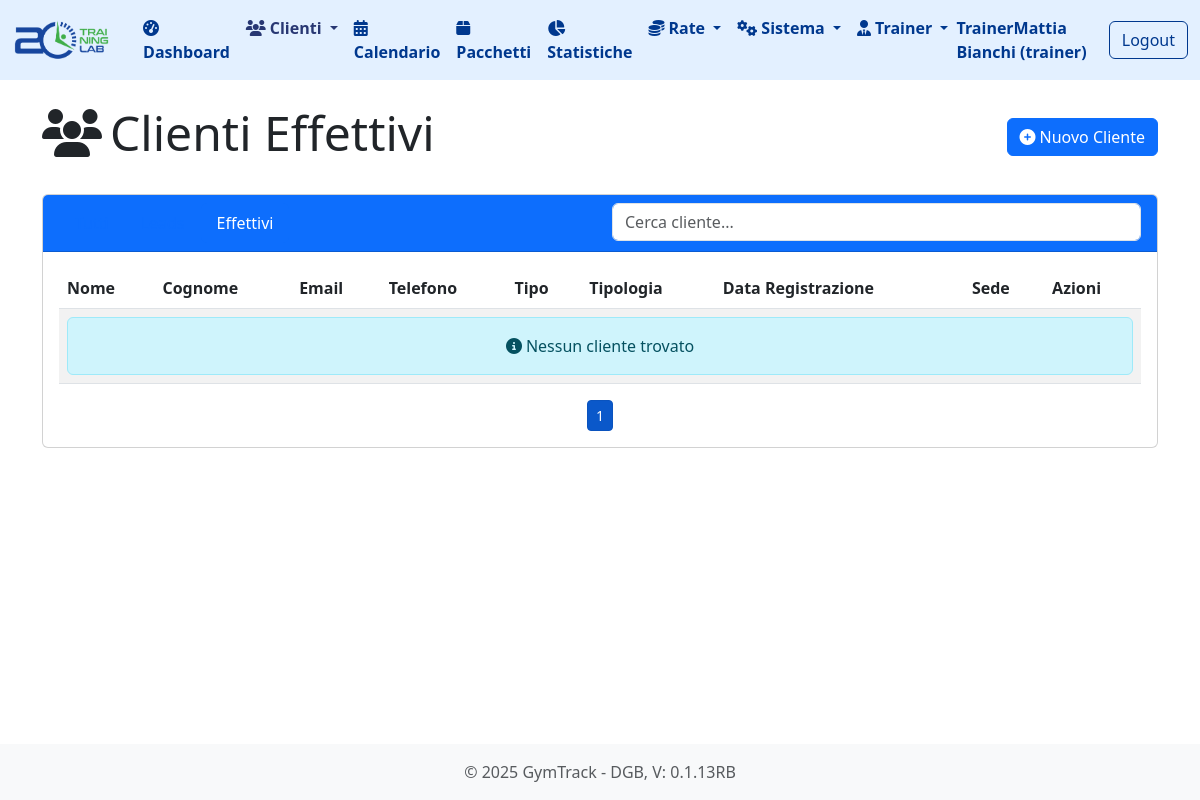
The page /clienti?tipo=effettivo (signed in) on the database as committed earlier.
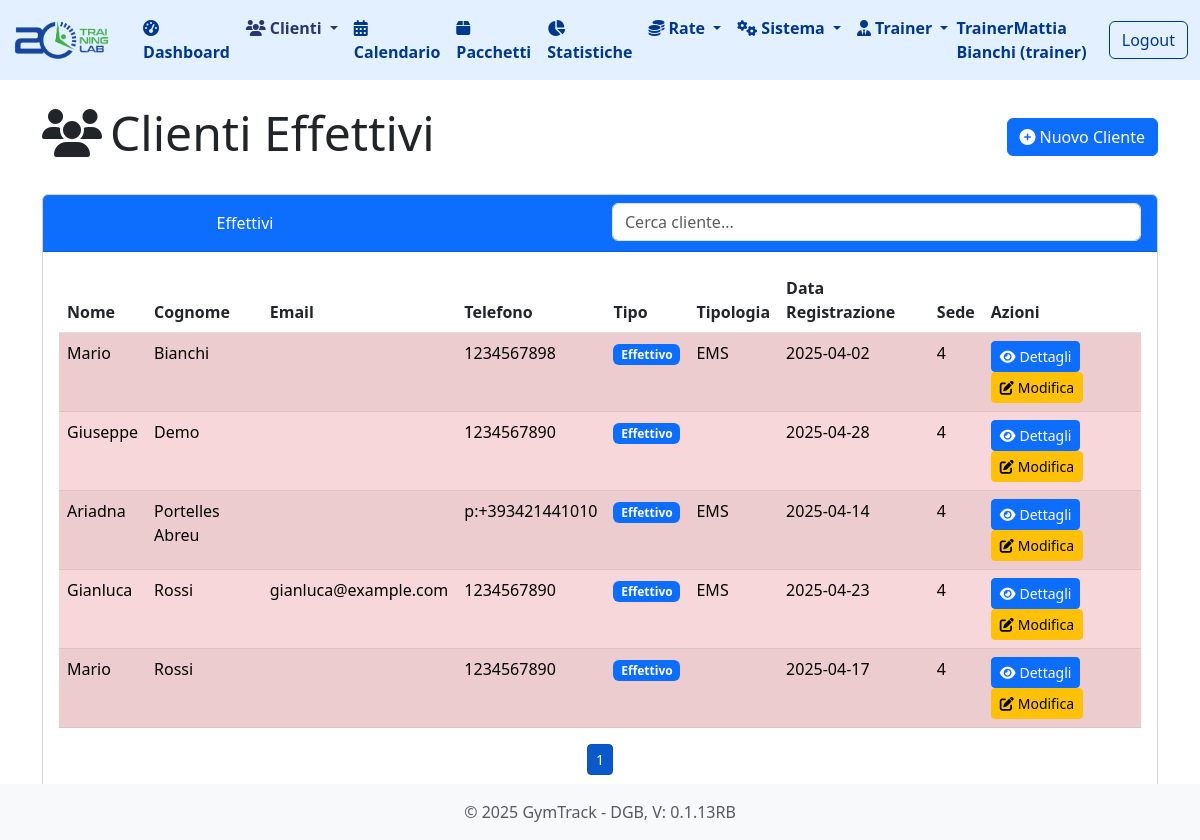
The same page on the database as committed later.
### tables this page shows
CREATE TABLE utenti (
                id INTEGER PRIMARY KEY AUTOINCREMENT,
                nome TEXT NOT NULL,
                cognome TEXT NOT NULL,
                email TEXT UNIQUE NOT NULL,
                password TEXT NOT NULL,
                ruolo TEXT NOT NULL DEFAULT 'staff',
                attivo BOOLEAN NOT NULL DEFAULT 1,
                data_creazione TIMESTAMP DEFAULT CURRENT_TIMESTAMP
            );

CREATE TABLE "clienti" (
                    id INTEGER PRIMARY KEY AUTOINCREMENT,
                    nome TEXT NOT NULL,
                    cognome TEXT NOT NULL,
                    email TEXT,
                    telefono TEXT,
                    data_nascita TEXT,
                    indirizzo TEXT,
                    citta TEXT,
                    cap TEXT,
                    note TEXT,
                    tipo TEXT NOT NULL,  -- 'lead' o 'effettivo'
                    codice_fiscale TEXT, -- New field for tax code
                    data_registrazione TEXT NOT NULL
                , sede_id INTEGER DEFAULT 1, tipologia TEXT, taglia_gambe TEXT, taglia_braccia TEXT, taglia_giubotto TEXT, taglia_cintura TEXT, obiettivo_cliente TEXT, provenienza TEXT);

### routes/clienti.py (the view, shortened to what this page needs)
@clienti_bp.route('/clienti')
def lista_clienti():
    tipo = request.args.get('tipo', 'tutti')
    user_role = session.get('user_role')
    user_email = session.get('user_email')
    sede_ids = []
    if user_role == 'sede':
        sede = db.get_sede_by_email(user_email)
        if sede:
            sede_ids.append(sede['id'])
    elif user_role == 'trainer':
        sede = db.get_sede_by_trainer_email(user_email)
        if sede:
            sede_ids.append(sede['id'])
    elif user_role == 'societa':
        societa = db.get_societa_by_email(user_email)
        if societa:
            sedi = db.get_sedi_by_societa(societa['id'])
            sede_ids.extend([sede['id'] for sede in sedi])
    elif user_role == 'area manager':
        societa = db.get_societa_by_area_manager_email(user_email)
        for company in societa:
            sedi = db.get_sedi_by_societa(company['id'])
            sede_ids.extend([sede['id'] for sede in sedi])
    sede_ids = [sede_id for sede_id in sede_ids if sede_id is not None]
    print(f"Filtered sede_ids: {sede_ids}")
    if not sede_ids:
        clienti = []
        titolo = "Nessun Cliente Disponibile"
    else:
        if tipo == 'lead':
            clienti = db.get_leads(sede_ids)
            titolo = "Clienti Lead"
        elif tipo == 'effettivo':
            clienti = db.get_clienti_effettivi(sede_ids)
            titolo = "Clienti Effettivi"
        else:
            clienti = db.get_all_clienti(sede_ids)
            titolo = "Tutti i Clienti"
    oggi = date.today().strftime('%Y-%m-%d')
    clienti_ids = [c['id'] for c in clienti]
    clienti_senza_appuntamenti = set(clienti_ids)
    if clienti_ids:
        appuntamenti = db.get_appointments_by_clienti(clienti_ids, oggi)
        clienti_con_appuntamenti = set([a['client_id'] for a in appuntamenti if a['date_time'].date() >= date.today()])
        clienti_senza_appuntamenti = set(clienti_ids) - clienti_con_appuntamenti
    else:
        clienti_senza_appuntamenti = set()
    return render_template('clienti/lista.html', clienti=clienti, titolo=titolo, tipo_attivo=tipo, clienti_senza_appuntamenti=clienti_senza_appuntamenti )

### app.py (called while the page is built)
@app.before_request
def setup():
    db.init_db()
    db.create_user_tables()
    g.hierarchy = db.build_hierarchy(session.get('user_role'), session.get('user_email'))

### database.py (called while the page is built, shortened)
def get_db_connection():
    conn = sqlite3.connect(DATABASE_PATH)
    conn.row_factory = sqlite3.Row
    return conn

def init_db():
    if os.path.exists(DATABASE_PATH):
        return

def get_clienti_effettivi(sede_ids=None):
    conn = get_db_connection()
    if sede_ids:
        placeholders = ','.join('?' for _ in sede_ids)
        query = f"SELECT * FROM clienti WHERE tipo = 'effettivo' AND sede_id IN ({placeholders}) ORDER BY cognome, nome"
        clienti = conn.execute(query, sede_ids).fetchall()
    else:
        clienti = conn.execute("SELECT * FROM clienti WHERE tipo = 'effettivo' ORDER BY cognome, nome").fetchall()
    conn.close()
    return clienti

def get_user_by_email(email):
    conn = get_db_connection()
    try:
        query = 'SELECT * FROM utenti WHERE email = ?'
        user = conn.execute(query, (email,)).fetchone()
        return dict(user) if user else None
    finally:
        conn.close()

def get_sede_by_trainer_email(email):
    conn = get_db_connection()
    trainer = conn.execute('SELECT * FROM trainer WHERE email = ?', (email,)).fetchone()
    if trainer:
        sede = conn.execute('SELECT * FROM sede WHERE id = ?', (trainer['sede_id'],)).fetchone()
    else:
        sede = None
    conn.close()
    return sede

def get_appointments_by_clienti(clienti_ids, start_date):
    conn = get_db_connection()
    try:
        end_date = (datetime.strptime(start_date, '%Y-%m-%d') + timedelta(days=60)).strftime('%Y-%m-%d')
        placeholders = ','.join('?' for _ in clienti_ids)
        query = f'''
            SELECT a.*, c.nome || ' ' || c.cognome AS client_name
            FROM appointments a
            JOIN clienti c ON a.client_id = c.id
            WHERE a.client_id IN ({placeholders})
            AND a.date_time >= ?
            ORDER BY a.date_time ASC
        '''
        params = clienti_ids + [start_date]
        appointments = conn.execute(query, params).fetchall()
        parsed_appointments = []
        return parsed_appointments
    finally:
        conn.close()

### templates/clienti/lista.html (shortened to what this page needs)
{% extends 'base.html' %}
{% block content %}
<div class="d-flex justify-content-between align-items-center mb-4">
    <div>
        <h1 class="display-5">
            <i class="fas fa-users me-2"></i>{{ titolo }}
        </h1>
    </div>
    <div>
        <a href="{{ url_for('clienti.nuovo_cliente') }}" class="btn btn-primary">
            <i class="fas fa-plus-circle me-1"></i>Nuovo Cliente
        </a>
    </div>
</div>
<div class="card mb-4">
    <div class="card-header bg-primary text-white">
        <div class="row">
            <div class="col-md-6">
                <ul class="nav nav-pills nav-pills-white">
                    <li class="nav-item">
                        <a class="nav-link {% if tipo_attivo == 'tutti' %}active{% endif %}"
                           href="{{ url_for('clienti.lista_clienti') }}">Tutti</a>
                    </li>
                    <li class="nav-item">
                        <a class="nav-link {% if tipo_attivo == 'lead' %}active{% endif %}"
                           href="{{ url_for('clienti.lista_clienti', tipo='lead') }}">Leads</a>
                    </li>
                    <li class="nav-item">
                        <a class="nav-link {% if tipo_attivo == 'effettivo' %}active{% endif %}"
                           href="{{ url_for('clienti.lista_clienti', tipo='effettivo') }}">Effettivi</a>
                    </li>
                </ul>
            </div>
            <div class="col-md-6">
                <input type="text" id="filtroCliente" class="form-control" placeholder="Cerca cliente...">
            </div>
        </div>
    </div>
    <div class="card-body">
        <div class="table-responsive">
            <table class="table table-striped table-hover">
                <thead>
                    <tr>
                        <th>Nome</th>
                        <th>Cognome</th>
                        <th>Email</th>
                        <th>Telefono</th>
                        <th>Tipo</th>
                        <th>Tipologia</th>
                        <th>Data Registrazione</th>
                        <th>Sede</th>
                        <th>Azioni</th>
                    </tr>
                </thead>
                <tbody id="tabellaClienti">
                    {% if clienti|length > 0 %}
                        {% for cliente in clienti %}
                            <tr {% if cliente.id in clienti_senza_appuntamenti %}class="table-danger"{% endif %}>
                                <td>{{ cliente.nome }}</td>
                                <td>{{ cliente.cognome }}</td>
                                <td>{{ cliente.email }}</td>
                                <td>{{ cliente.telefono }}</td>
                                <td>
                                    {% if cliente.tipo == 'lead' %}
                                        <span class="badge bg-success">Lead</span>
                                    {% else %}
                                        <span class="badge bg-primary">Effettivo</span>
                                    {% endif %}
                                </td>
                                <td>{{ cliente.tipologia }}</td>
                                <td>{{ cliente.data_registrazione }}</td>
                                <td>{{ cliente.sede_id }}</td>
                                <td>
                                    <a href="{{ url_for('clienti.dettaglio_cliente', cliente_id=cliente.id) }}" class="btn btn-sm btn-primary">
                                        <i class="fas fa-eye me-1"></i>Dettagli
                                    </a>
                                    <a href="{{ url_for('clienti.modifica_cliente', cliente_id=cliente.id) }}" class="btn btn-sm btn-warning">
                                        <i class="fas fa-edit me-1"></i>Modifica
                                    </a>
                                </td>
                            </tr>
                        {% endfor %}
                    {% else %}
                        <tr>
                            <td colspan="9" class="text-center">
                                <div class="alert alert-info mb-0">
                                    <i class="fas fa-info-circle me-1"></i>Nessun cliente trovato
                                </div>
                            </td>
                        </tr>
                    {% endif %}
                </tbody>
            </table>
            <div id="paginationControls" class="mt-3 d-flex justify-content-center"></div>
        </div>
    </div>
</div>
{% endblock %}

### templates/base.html (shortened to what this page needs)
<!DOCTYPE html>
<html lang="it">
<head>
    <link rel="stylesheet" href="https://cdnjs.cloudflare.com/ajax/libs/bootstrap/5.3.0/css/bootstrap.min.css">
    <link rel="stylesheet" href="https://cdnjs.cloudflare.com/ajax/libs/font-awesome/6.4.0/css/all.min.css">
    <link href="https://cdn.jsdelivr.net/npm/fullcalendar@5.11.3/main.min.css" rel="stylesheet">
</head>
<body>
    <nav class="navbar navbar-expand-lg navbar-light" style="background-color: #e3f0ff;">
        <div class="container-fluid">
            <a class="navbar-brand" href="{{ url_for('index') }}">
                <img src="{{ url_for('static', filename='images/logo.png') }}" alt="GymTrack" style="height:42px; width:auto; margin-right:8px; vertical-align:middle;">
            </a>
            <div class="collapse navbar-collapse" id="navbarNav">
                <ul class="navbar-nav">
                    <li class="nav-item">
                        <a class="nav-link text-primary fw-bold {% if request.path == url_for('index') %}active{% endif %}" href="{{ url_for('index') }}">
                            <i class="fas fa-tachometer-alt me-1"></i>Dashboard
                        </a>
                    </li>
                    <li class="nav-item dropdown">
                        <a class="nav-link text-primary fw-bold dropdown-toggle {% if '/clienti' in request.path %}active{% endif %}" href="#" role="button" data-bs-toggle="dropdown">
                            <i class="fas fa-users me-1"></i>Clienti
                        </a>
                    </li>
                    <li class="nav-item">
                        <a class="nav-link text-primary fw-bold {% if request.path == url_for('appuntamenti.trainer_calendar') %}active{% endif %}" href="{{ url_for('appuntamenti.trainer_calendar') }}">
                            <i class="fas fa-calendar-alt me-1"></i>Calendario
                        </a>
                    </li>
                    <li class="nav-item">
                        <a class="nav-link text-primary fw-bold {% if '/pacchetti' in request.path %}active{% endif %}" href="{{ url_for('pacchetti.lista_pacchetti') }}">
                            <i class="fas fa-box me-1"></i>Pacchetti
                        </a>
                    </li>
                    <li class="nav-item">
                        <a class="nav-link text-primary fw-bold {% if '/statistiche' in request.path %}active{% endif %}" href="{{ url_for('stats.statistiche') }}">
                            <i class="fas fa-chart-pie me-1"></i>Statistiche
                        </a>
                    </li>
                    <li class="nav-item dropdown">
                        <a class="nav-link text-primary fw-bold dropdown-toggle {% if request.path == url_for('rate.calendario') or request.path == url_for('rate.scadenziario') %}active{% endif %}"
                           href="#"
                           role="button"
                           data-bs-toggle="dropdown">
                            <i class="fas fa-coins me-1"></i>Rate
                        </a>
                    </li>
                    <li class="nav-item dropdown">
                        <a class="nav-link text-primary fw-bold dropdown-toggle {% if request.path == url_for('gerarchie.hierarchy') or request.path == url_for('gerarchie.all_utenti') %}active{% endif %}"
                           href="#"
                           role="button"
                           data-bs-toggle="dropdown">
                            <i class="fas fa-cogs me-1"></i>Sistema
                        </a>
                    </li>
                    <li class="nav-item dropdown">
                        <a class="nav-link text-primary fw-bold dropdown-toggle {% if '/trainer' in request.path %}active{% endif %}" href="#" role="button" data-bs-toggle="dropdown">
                            <i class="fas fa-user-tie me-1"></i>Trainer
                        </a>
                    </li>
                </ul>
                <div class="ms-auto d-flex align-items-center">
                    {% if session.user_name %}
                        <span class="navbar-text text-primary fw-bold me-3">
                            {{ session.user_name }} ({{ session.user_role }})
                        </span>
                        <a href="{{ url_for('auth.logout') }}" class="btn btn-outline-primary">Logout</a>
                    {% endif %}
                </div>
            </div>
        </div>
    </nav>
    <div class="container mt-4 mb-5">
        {% block content %}{% endblock %}
    </div>
    <footer class="footer mt-auto py-3 bg-light fixed-bottom">
        <div class="container text-center">
            <span class="text-muted">© 2025 GymTrack - DGB, V: 0.1.13RB</span>
        </div>
    </footer>
</body>
</html>

### templates/base.html (style rules this page uses)
.navbar .nav-link, .navbar .dropdown-item, .navbar .navbar-brand, .navbar .navbar-text, .navbar .btn-outline-primary { color: #00388E !important; border-color: #00388E !important; }
.navbar .nav-link.active, .navbar .dropdown-item.active { color: rgb(40, 55, 115) !important; }

Rows that differ between the two databases and show on the page:
added clienti: nome "Mario", cognome "Bianchi", telefono "1234567898", tipo "Effettivo", tipologia "EMS", data_registrazione "2025-04-02", sede_id "4"
added clienti: nome "Giuseppe", cognome "Demo", telefono "1234567890", tipo "Effettivo", data_registrazione "2025-04-28", sede_id "4"
added clienti: nome "Ariadna", cognome "Portelles Abreu", telefono "p:+393421441010", tipo "Effettivo", tipologia "EMS", data_registrazione "2025-04-14", sede_id "4"
added clienti: nome "Gianluca", cognome "Rossi", email "gianluca@example.com", telefono "1234567890", tipo "Effettivo", tipologia "EMS", data_registrazione "2025-04-23", sede_id "4"
added clienti: nome "Mario", cognome "Rossi", telefono "1234567890", tipo "Effettivo", data_registrazione "2025-04-17", sede_id "4"
Other text that changed with them:
text no longer shown: "Nessun cliente trovato"
